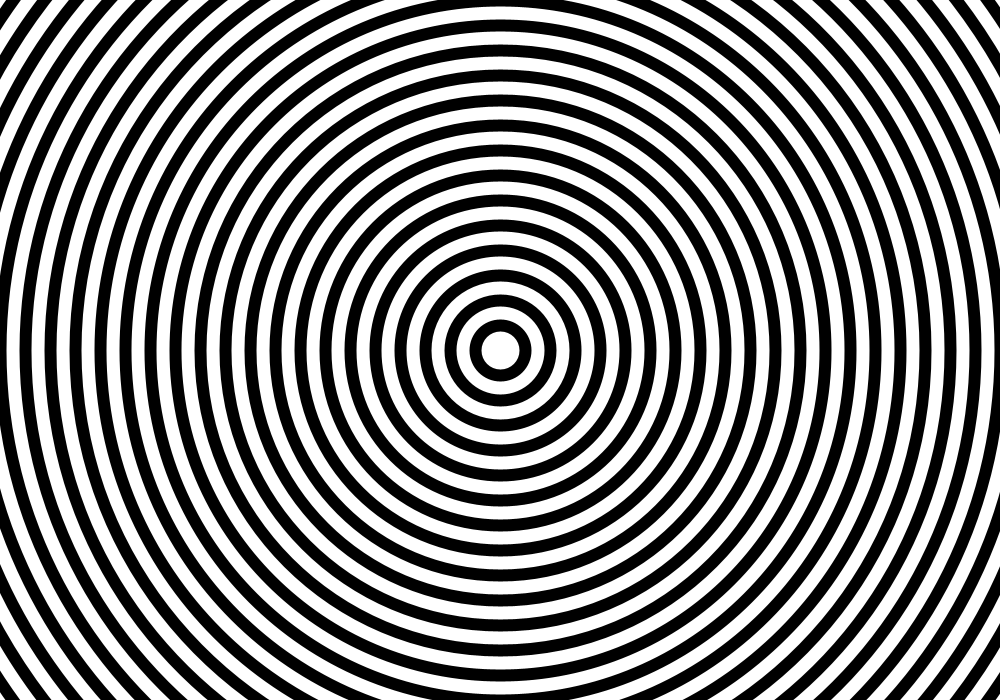
Frame 1 (no input)
Frame 60 (the mouse pressed at the canvas centre just before this capture): identical to frame 1, image omitted
Frame 120 (the mouse held since frame 60 and released just before this capture): identical to frame 1, image omitted

The Processing sketch that drew this single still picture (run headless with seeded random() and noise(); from frame 60 on, the mouse is pressed at the canvas centre):

// Processing sketch: processing_110657
// ── processing_110657.pde

void setup() {
size(1000,700);
}  

void draw() {
background(0);
 ellipse(500, 350, 1250, 1250);
 stroke(0);
 strokeWeight(12);
 ellipse(500, 350, 1200, 1200);
 ellipse(500, 350, 1150, 1150);
 ellipse(500, 350, 1100, 1100);
 ellipse(500, 350, 1050, 1050);
 ellipse(500, 350, 1000, 1000);
 ellipse(500, 350, 950, 950);
 ellipse(500, 350, 900, 900);
 ellipse(500, 350, 850, 850);
 ellipse(500, 350, 800, 800);
 ellipse(500, 350, 750, 750);
 ellipse(500, 350, 700, 700);
 ellipse(500, 350, 650, 650);
 ellipse(500, 350, 600, 600);
 ellipse(500, 350, 550, 550);
 ellipse(500, 350, 500, 500);
 ellipse(500, 350, 450, 450);
 ellipse(500, 350, 400, 400);
 ellipse(500, 350, 350, 350);
 ellipse(500, 350, 300, 300);
 ellipse(500, 350, 250, 250);
 ellipse(500, 350, 200, 200);
 ellipse(500, 350, 150, 150);
 ellipse(500, 350, 100, 100);
 ellipse(500, 350, 50, 50);
}
